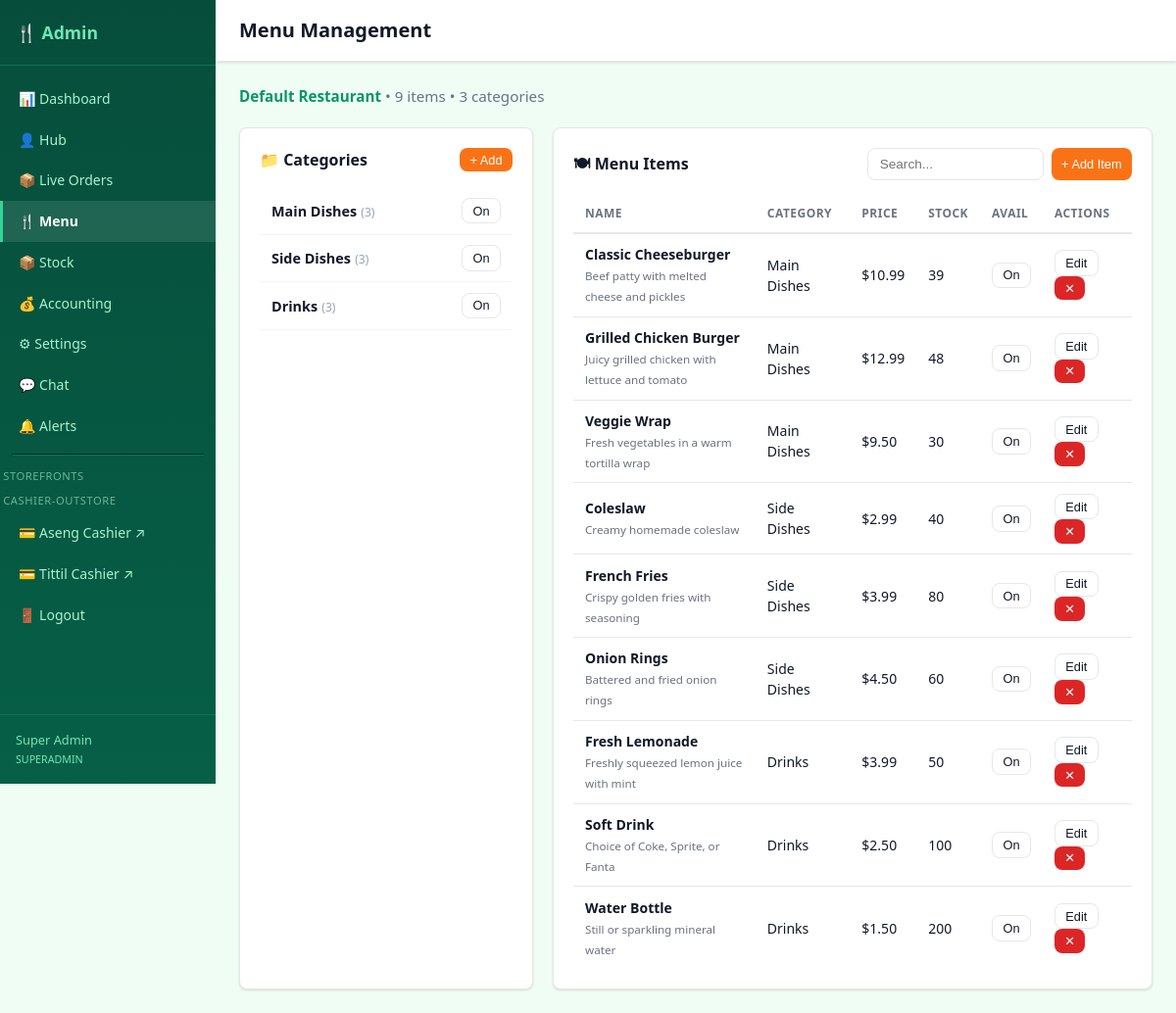
Page /admin/menu.php (signed in) on the committed database.
### tables this page shows
CREATE TABLE Restaurant (
    id          TEXT PRIMARY KEY,
    name        TEXT NOT NULL,
    slug        TEXT NOT NULL UNIQUE,
    description TEXT,
    isActive    INTEGER NOT NULL DEFAULT 1,
    createdAt   TEXT NOT NULL DEFAULT (datetime('now')),
    updatedAt   TEXT NOT NULL DEFAULT (datetime('now'))
);

CREATE TABLE Category (
    id           TEXT PRIMARY KEY,
    name         TEXT NOT NULL,
    slug         TEXT NOT NULL,
    description  TEXT,
    sortOrder    INTEGER NOT NULL DEFAULT 0,
    isActive     INTEGER NOT NULL DEFAULT 1,
    restaurantId TEXT NOT NULL,
    createdAt    TEXT NOT NULL DEFAULT (datetime('now')),
    updatedAt    TEXT NOT NULL DEFAULT (datetime('now')),
    FOREIGN KEY (restaurantId) REFERENCES Restaurant(id) ON DELETE CASCADE
);

CREATE TABLE MenuItem (
    id                TEXT PRIMARY KEY,
    name              TEXT NOT NULL,
    description       TEXT,
    price             TEXT NOT NULL,
    image             TEXT,
    isAvailable       INTEGER NOT NULL DEFAULT 1,
    preparationTime   INTEGER NOT NULL DEFAULT 15,
    notes             TEXT,
    stockQuantity     INTEGER,
    lowStockThreshold INTEGER NOT NULL DEFAULT 5,
    categoryId        TEXT NOT NULL,
    restaurantId      TEXT NOT NULL,
    createdAt         TEXT NOT NULL DEFAULT (datetime('now')),
    updatedAt         TEXT NOT NULL DEFAULT (datetime('now')),
    FOREIGN KEY (categoryId)   REFERENCES Category(id)   ON DELETE CASCADE,
    FOREIGN KEY (restaurantId) REFERENCES Restaurant(id) ON DELETE CASCADE
);

### db.php (called while the page is built, shortened)
<?php
function get_db(): PDO {
    static $pdo = null;
    if ($pdo === null) {
        $pdo = new PDO('sqlite:' . DB_PATH, null, null, [
            PDO::ATTR_ERRMODE            => PDO::ERRMODE_EXCEPTION,
            PDO::ATTR_DEFAULT_FETCH_MODE => PDO::FETCH_ASSOC,
        ]);
        $pdo->exec('PRAGMA foreign_keys = ON');
        $pdo->exec('PRAGMA journal_mode = WAL');
    }
    return $pdo;
}
function db_query(string $sql, array $params = []): array {
    $stmt = get_db()->prepare($sql);
    $stmt->execute($params);
    return $stmt->fetchAll();
}
function db_fetch(string $sql, array $params = []): ?array {
    $stmt = get_db()->prepare($sql);
    $stmt->execute($params);
    $row = $stmt->fetch();
    return $row ?: null;
}
function get_restaurant(?string $slug = null): ?array {
    $slug = $slug ?? DEFAULT_RESTAURANT_SLUG;
    return db_fetch('SELECT * FROM Restaurant WHERE slug = ? AND isActive = 1', [$slug]);
}

### admin/menu.php (the view, shortened to what this page needs)
<?php
include dirname(__DIR__) . '/includes/admin_header.php';
require_once dirname(__DIR__) . '/db.php';
$restaurant = get_restaurant();
$rid = $restaurant['id'] ?? null;
$categories = $rid ? db_query('SELECT * FROM Category WHERE restaurantId = ? ORDER BY sortOrder ASC', [$rid]) : [];
$items = $rid ? db_query(
    'SELECT mi.*, c.name AS categoryName FROM MenuItem mi JOIN Category c ON c.id = mi.categoryId WHERE mi.restaurantId = ? ORDER BY c.sortOrder ASC, mi.name ASC',
    [$rid]
) : [];
?>
<div style="display:flex;align-items:center;gap:1rem;margin-bottom:1.25rem">
    <div style="font-size:.95rem;color:#64748b">
        <strong style="color:#059669"><?= htmlspecialchars($restaurant['name'] ?? 'Restaurant') ?></strong> &bull;
        <?= count($items) ?> items &bull; <?= count($categories) ?> categories
    </div>
</div>
<div style="display:grid;grid-template-columns:300px 1fr;gap:1.25rem">
<div class="card">
    <div class="card-header">
        <h2>📁 Categories</h2>
        <button class="btn btn-primary btn-sm" id="add-cat-btn">+ Add</button>
    </div>
    <div style="max-height:calc(100vh - 300px);overflow-y:auto">
    <?php foreach ($categories as $cat):
        $item_count = (int)(db_fetch('SELECT COUNT(*) AS n FROM MenuItem WHERE categoryId = ?', [$cat['id']])['n'] ?? 0);
    ?>
    <div style="display:flex;justify-content:space-between;align-items:center;padding:.65rem .75rem;border-bottom:1px solid #f1f5f9" id="cat-<?= htmlspecialchars($cat['id']) ?>">
        <div>
            <strong style="font-size:.9rem"><?= htmlspecialchars($cat['name']) ?></strong>
            <span style="font-size:.75rem;color:#94a3b8">(<?= $item_count ?>)</span>
        </div>
        <div style="display:flex;gap:.3rem">
            <button class="btn btn-sm btn-outline toggle-cat-btn" data-id="<?= htmlspecialchars($cat['id']) ?>" data-active="<?= $cat['isActive'] ?>">
                <?= $cat['isActive'] ? 'On' : 'Off' ?>
            </button>
        </div>
    </div>
    <?php endforeach; ?>
    </div>
</div>
<div class="card">
    <div class="card-header">
        <h2>🍽 Menu Items</h2>
        <div style="display:flex;gap:.5rem">
            <input type="search" id="item-search" class="form-control" placeholder="Search..." style="width:180px;font-size:.85rem">
            <button class="btn btn-primary btn-sm" id="add-item-btn">+ Add Item</button>
        </div>
    </div>
    <div style="overflow-x:auto">
    <table class="table" id="items-table">
        <thead><tr><th>Name</th><th>Category</th><th>Price</th><th>Stock</th><th>Avail</th><th>Actions</th></tr></thead>
        <tbody>
        <?php foreach ($items as $item): ?>
        <tr id="item-<?= htmlspecialchars($item['id']) ?>"
            data-category="<?= htmlspecialchars($item['categoryId']) ?>"
            data-name="<?= htmlspecialchars(strtolower($item['name'])) ?>">
            <td>
                <strong><?= htmlspecialchars($item['name']) ?></strong>
                <?php if ($item['description']): ?><br><small class="text-muted"><?= htmlspecialchars(mb_strimwidth($item['description'], 0, 50, '...')) ?></small><?php endif; ?>
            </td>
            <td><?= htmlspecialchars($item['categoryName']) ?></td>
            <td>$<?= number_format((float)$item['price'], 2) ?></td>
            <td class="<?= $item['stockQuantity'] !== null && $item['stockQuantity'] <= $item['lowStockThreshold'] ? 'text-warn' : '' ?>">
                <?= $item['stockQuantity'] !== null ? (int)$item['stockQuantity'] : '∞' ?>
            </td>
            <td>
                <button class="btn btn-sm btn-outline toggle-item-btn" data-id="<?= htmlspecialchars($item['id']) ?>" data-available="<?= $item['isAvailable'] ?>">
                    <?= $item['isAvailable'] ? 'On' : 'Off' ?>
                </button>
            </td>
            <td>
                <button class="btn btn-sm btn-outline edit-item-btn" data-item='<?= htmlspecialchars(json_encode($item)) ?>'>Edit</button>
                <button class="btn btn-sm btn-danger delete-item-btn" data-id="<?= htmlspecialchars($item['id']) ?>">✕</button>
            </td>
        </tr>
        <?php endforeach; ?>
        </tbody>
    </table>
    </div>
</div>
</div>
<?php include dirname(__DIR__) . '/includes/admin_footer.php'; ?>

### assets/css/style.css (style rules this page uses)
:root { --primary: #f97316; --primary-dark: #ea580c; --primary-fg: #fff; --bg: #f9fafb; --card-bg: #ffffff; --border: #e5e7eb; --text: #111827; --text-muted: #6b7280; --success: #16a34a; --warn: #d97706; --danger: #dc2626; --radius: 8px; --shadow: 0 1px 3px rgba(0,0,0,.08), 0 1px 2px rgba(0,0,0,.06); --transition: .15s ease; }
*, *::before, *::after { box-sizing: border-box; margin: 0; padding: 0; }
body { font-family: system-ui, -apple-system, sans-serif; background: var(--bg); color: var(--text); line-height: 1.5; }
.card { background: var(--card-bg); border: 1px solid var(--border); border-radius: var(--radius); padding: 1.25rem; box-shadow: var(--shadow); }
.card-header { display: flex; align-items: center; justify-content: space-between; margin-bottom: 1rem; }
.card-header h2 { font-size: 1rem; font-weight: 600; }
.btn { display: inline-flex; align-items: center; gap: .35rem; padding: .5rem 1rem; border-radius: var(--radius); border: none; font-size: .875rem; font-weight: 500; cursor: pointer; transition: background var(--transition), opacity var(--transition); text-decoration: none; white-space: nowrap; }
.btn-primary { background: var(--primary); color: var(--primary-fg); }
.btn-outline { background: transparent; border: 1px solid var(--border); color: var(--text); }
.btn-danger { background: var(--danger); color: #fff; }
.btn-sm { padding: .3rem .65rem; font-size: .8rem; }
.form-control { padding: .5rem .75rem; border: 1px solid var(--border); border-radius: var(--radius); font-size: .9rem; background: var(--card-bg); color: var(--text); transition: border-color var(--transition); width: 100%; }
.table { width: 100%; border-collapse: collapse; font-size: .875rem; }
.table th { text-align: left; padding: .6rem .75rem; font-weight: 600; border-bottom: 2px solid var(--border); color: var(--text-muted); text-transform: uppercase; letter-spacing: .04em; font-size: .75rem; }
.table td { padding: .65rem .75rem; border-bottom: 1px solid var(--border); }
.table tr:last-child td { border-bottom: none; }
.text-muted { color: var(--text-muted); }

### assets/css/admin.css (style rules this page uses)
:root { --admin-primary: #059669; --admin-primary-dark: #047857; --admin-primary-light: #d1fae5; --admin-sidebar: #064e3b; --admin-sidebar-hover: #065f46; }
.admin-body { background: #f0fdf4; }

### rows in the picture
restaurant: name "Default Restaurant"
category: name "Main Dishes", item_count "3", isActive "On"
category: name "Side Dishes", item_count "3", isActive "On"
category: name "Drinks", item_count "3", isActive "On"
menuitem: name "Classic Cheeseburger", description "Beef patty with melted cheese and pickles", categoryId.name "Main Dishes", price "10.99", stockQuantity "39", isAvailable "On"
menuitem: name "Grilled Chicken Burger", description "Juicy grilled chicken with lettuce and tomato", categoryId.name "Main Dishes", price "12.99", stockQuantity "48", isAvailable "On"
menuitem: name "Veggie Wrap", description "Fresh vegetables in a warm tortilla wrap", categoryId.name "Main Dishes", price "9.50", stockQuantity "30", isAvailable "On"
menuitem: name "Coleslaw", description "Creamy homemade coleslaw", categoryId.name "Side Dishes", price "2.99", stockQuantity "40", isAvailable "On"
menuitem: name "French Fries", description "Crispy golden fries with seasoning", categoryId.name "Side Dishes", price "3.99", stockQuantity "80", isAvailable "On"
menuitem: name "Onion Rings", description "Battered and fried onion rings", categoryId.name "Side Dishes", price "4.50", stockQuantity "60", isAvailable "On"
menuitem: name "Fresh Lemonade", description "Freshly squeezed lemon juice with mint", categoryId.name "Drinks", price "3.99", stockQuantity "50", isAvailable "On"
menuitem: name "Soft Drink", description "Choice of Coke, Sprite, or Fanta", categoryId.name "Drinks", price "2.50", stockQuantity "100", isAvailable "On"
menuitem: name "Water Bottle", description "Still or sparkling mineral water", categoryId.name "Drinks", price "1.50", stockQuantity "200", isAvailable "On"

### other values in the picture
$current_user['name'] "Super Admin"
$current_user['role'] "SUPERADMIN"
$page_title "Menu Management"
count($items) "9"
count($categories) "3"
